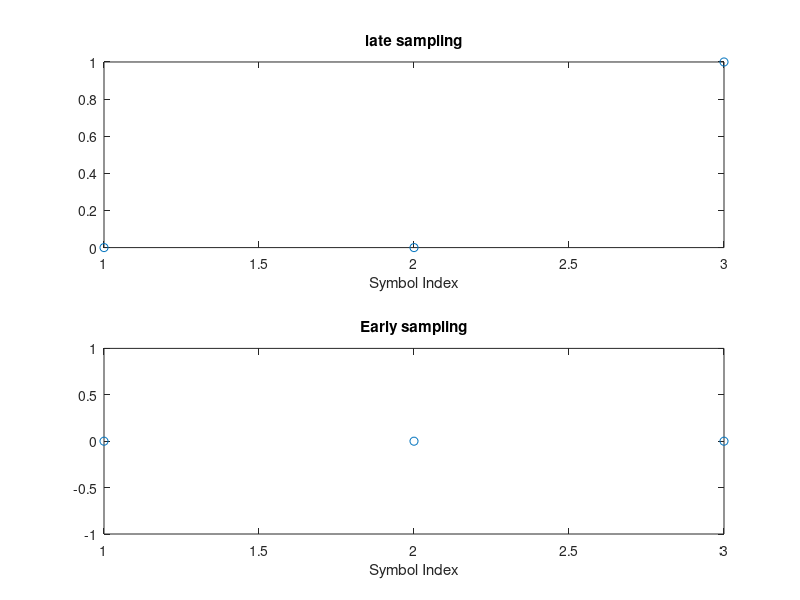

This chart was generated by the following MATLAB code:
% Parameters
% num_symbols = 2; % Number of PAM-4 symbols
% sps = 4; % Samples per symbol
% mu = 0.01; % Step size for phase adjustment
% symbol_rate = 1e6; % Symbol rate (1 Msym/s)
% fs = sps * symbol_rate; % Sampling frequency

% % Generate random PAM-4 symbols
% pam4_symbols = randi([0, 3], 1, num_symbols); % Symbols: 0, 1, 2, 3
% pam4_symbols = 2 * pam4_symbols - 3; % Map to PAM-4 levels: -3, -1, 1, 3

% % Transmit signal (no pulse shaping for wireline)
% tx_signal = kron(pam4_symbols, ones(1,sps )); % Upsample by sps

% % Simulate wireline channel (simple low-pass filter to introduce ISI)
% channel = [1, 0.5, 0.2]; % Simple channel impulse response
% rx_signal = filter(channel, 1, tx_signal);

% % Add noise to the received signal
% SNR = 20; % Signal-to-Noise Ratio in dB
% rx_signal = awgn(rx_signal, SNR, 'measured');

% % Initialize variables for timing recovery
% phase_error = zeros(1, num_symbols);
% sampling_phase = 0; % Initial sampling phase
%sample = zeros(1, num_symbols);


sample = [3 0.4 -1.6];
num_symbols = length(sample);
ref_voltages = [-2.5, -1.5, -0.5, 0.5, 1.5, 2.5]; % Example reference voltages (can be adjusted)
symbols_est = zeros(1, num_symbols); % Estimated symbols
Early = zeros(1, num_symbols);
Late = zeros(1, num_symbols);
errdata = zeros(1, num_symbols);
err_up = zeros(1, num_symbols);
err_low = zeros(1, num_symbols);
A = zeros(1, num_symbols);
B = zeros(1, num_symbols);
C = zeros(1, num_symbols);
mode = zeros(1, num_symbols);

% Mueller-Muller Phase Detector Loop
for n = 1:num_symbols
    % % Interpolate to find the sample at the current sampling phase
    % sample_index = (n-1)*sps + sampling_phase;
    
    % % Ensure the sample index is within valid bounds
    % if sample_index < 1
        % sample_index = 1;
    % elseif sample_index > length(rx_signal)
        % sample_index = length(rx_signal);
    % end
    
    %sample(n) = interp1(1:length(rx_signal), rx_signal, sample_index, 'spline');
    
    % ############ data sampler ############3
    if sample(n) < -2
        symbols_est(n) = -3;
		if sample(n) > ref_voltages(1)
			err_up(n) = 1;
		else 
			err_up(n) = 0;
		end
    elseif sample(n) < 0
        symbols_est(n) = -1;
		if sample(n) > ref_voltages(3)
			err_up(n) = 1;
		else 
			err_up(n) = 0;
		end
		if sample(n) < ref_voltages(2)
			err_low(n) = 1;
		else 
			err_low(n) = 0;
		end
    elseif sample(n) < 2
        symbols_est(n) = 1;
		if sample(n) > ref_voltages(5)
			err_up(n) = 1;
		else 
			err_up(n) = 0;
		end
		if sample(n) < ref_voltages(4)
			err_low(n) = 1;
		else 
			err_low(n) = 0;
		end
    else
        symbols_est(n) = 3;
		if sample(n) < ref_voltages(6)
			err_low(n) = 1;
		else 
			err_low(n) = 0;
		end
    end
	%############### error sampler  ############%
	errdata(n) = xor(err_low(n),err_up(n));
end

for n = 3:num_symbols
%###############waveform selector ############%
	if (sample(n)>sample(n-1))&&(sample(n-1)>sample(n-2))
		mode(n) = 001;
	elseif (sample(n)<sample(n-1))&&(sample(n-1)<sample(n-2))
		mode(n) = 100;
	elseif (sample(n)~=sample(n-1))&&(sample(n-1)==sample(n-2))
		mode(n) = 110;
	elseif (sample(n)==sample(n-1))&&(sample(n-1)~=sample(n-2))
		mode(n) = 011;
	else
		mode(n) = 000;
	end
	
%######## phase detector #############
	switch mode(n)
    case 000 
        A(n) = 0;
        B(n) = 0;
        C(n) = 0;
    case 001 
        A(n) = errdata(n-1);
        B(n) = err_low(n-1);
        C(n) = err_up(n-1);
    case 100 
        A(n) = errdata(n-1);
        B(n) = err_up(n-1);
        C(n) = err_low(n-1);
    case 011 
        if errdata(n-1) == 1
            A(n) = 1;
            B(n) = 0;
            C(n) = 1;
        else
            A(n) = 1;
            B(n) = errdata(n);
            C(n) = errdata(n-1);
        end
    case 110 
        if errdata(n-1) == 1
            A(n) = 1;
            B(n) = 1;
            C(n) = 0;
        else
            A(n) = 1;
            B(n) = errdata(n-1);
            C(n) = errdata(n-2);
        end
    otherwise
        A(n) = 0;
        B(n) = 0;
        C(n) = 0;
end
	Early(n) = A(n)&&B(n);
	Late(n) = A(n)&&C(n);
	
end

figure;
subplot(2,1,1);
plot(Late, 'o');
title('late sampling');
xlabel('Symbol Index');
%ylabel('Phase Error');

subplot(2,1,2);
plot(Early, 'o');
title('Early sampling');
xlabel('Symbol Index');
%ylabel('Phase Error');